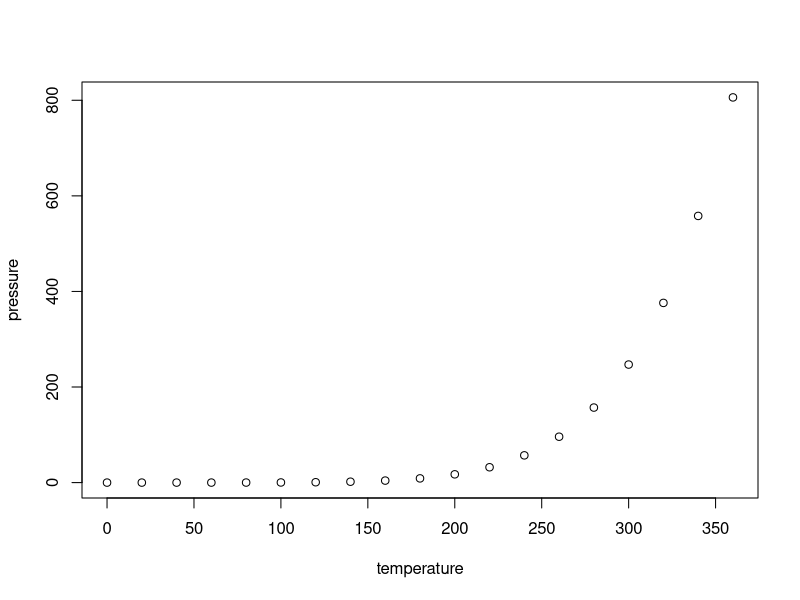
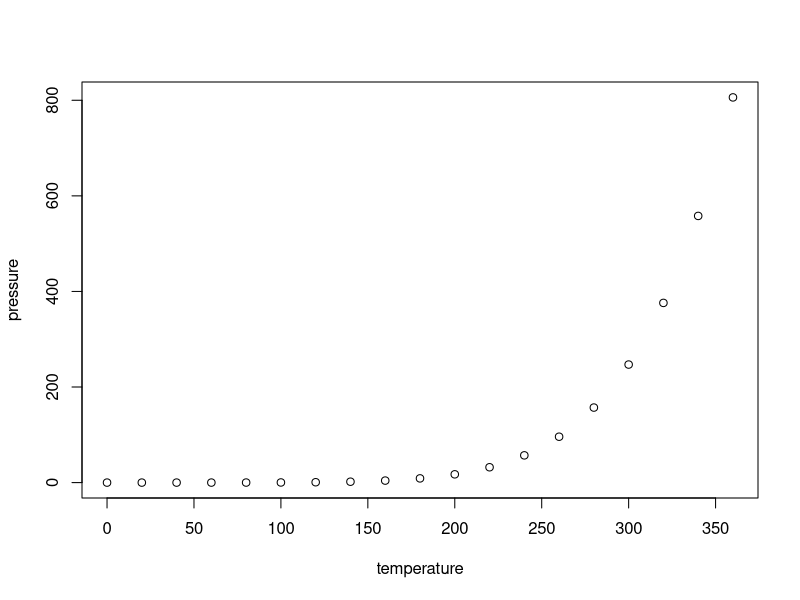
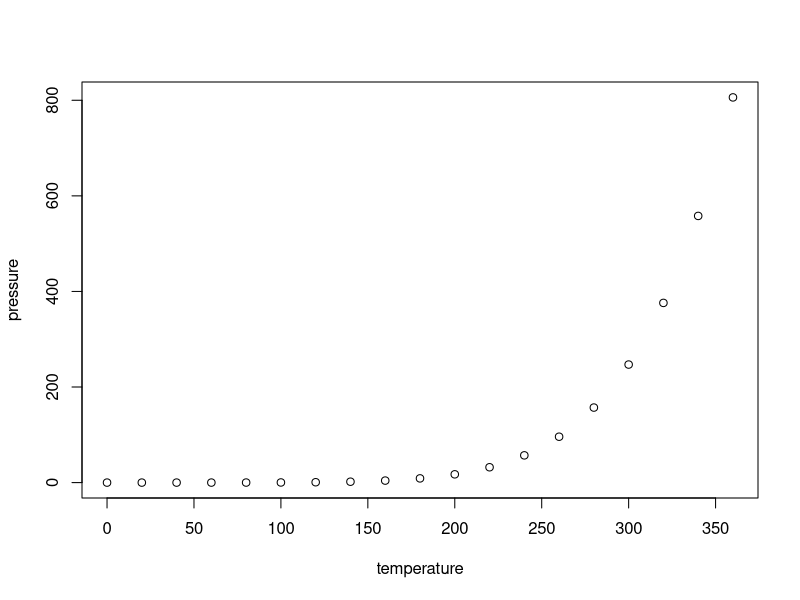
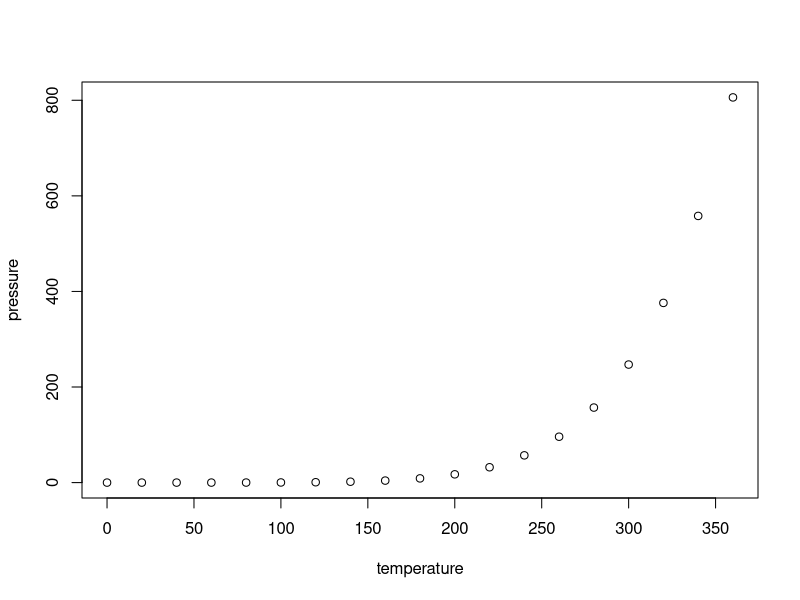
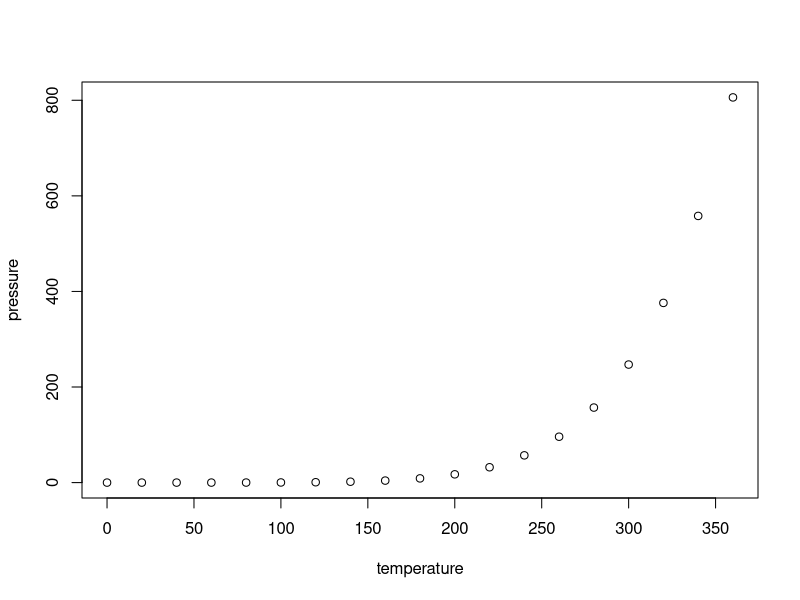
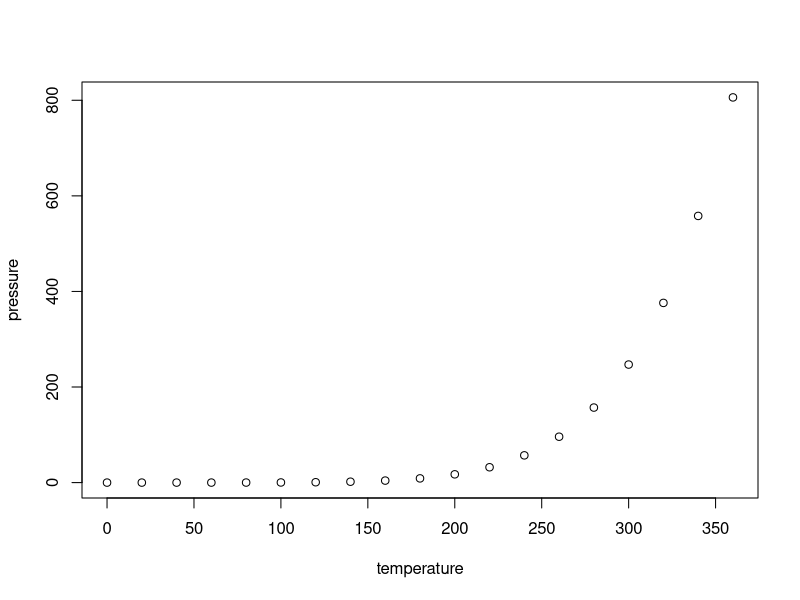
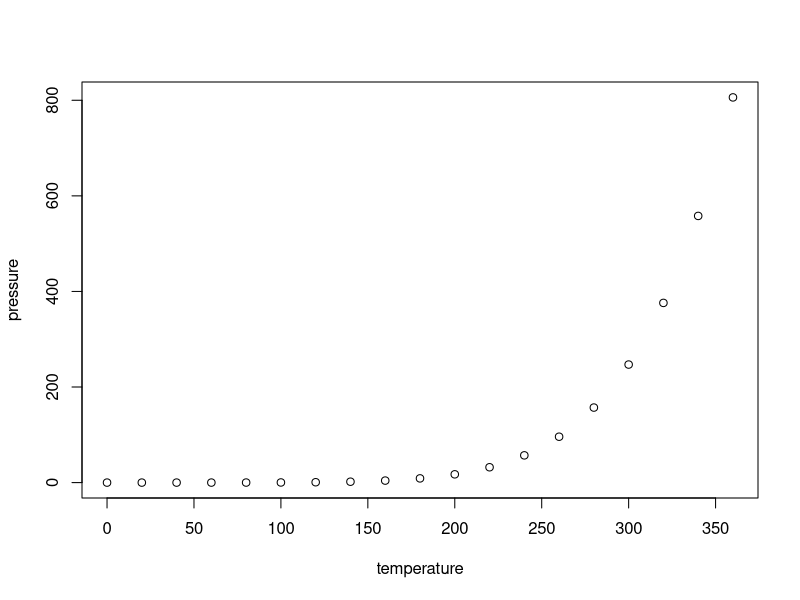
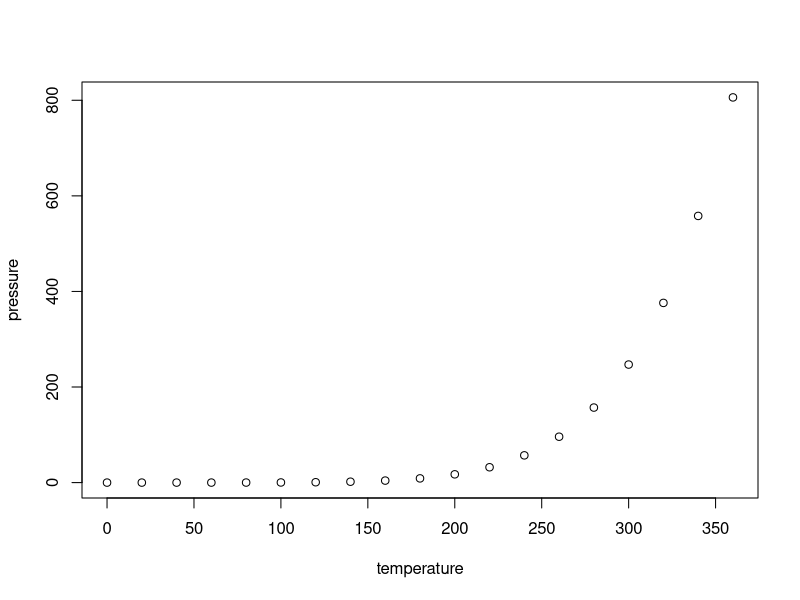

Write the R code that produced these figures, in order.
## ---- chunk 1
knitr::opts_chunk$set(echo = F, fig.align = "center")

library(magrittr)

list.files("../Figures/", pattern = ".check.", recursive = T, full.names = T) %>% # Copy checks into the website directory
  file.copy(overwrite = T, recursive = T, to = "./man/figures/") # Overwrite to ensure tests are updated.

## ---- chunk 2
plot(pressure)
## ---- chunk 3
plot(pressure)
## ---- chunk 4
plot(pressure)
## ---- chunk 5
plot(pressure)
## ---- chunk 6
plot(pressure)
## ---- chunk 7
plot(pressure)
## ---- chunk 8
plot(pressure)
## ---- chunk 9
plot(pressure)
## ---- chunk 10
plot(pressure)
## ---- chunk 11
plot(pressure)
## ---- chunk 12
plot(pressure)
## ---- chunk 13
plot(pressure)
## ---- chunk 14
plot(pressure)
## ---- chunk 15
plot(pressure)
## ---- chunk 16
plot(pressure)
## ---- chunk 17
plot(pressure)
## ---- chunk 18
plot(pressure)
## ---- chunk 19
plot(pressure)
